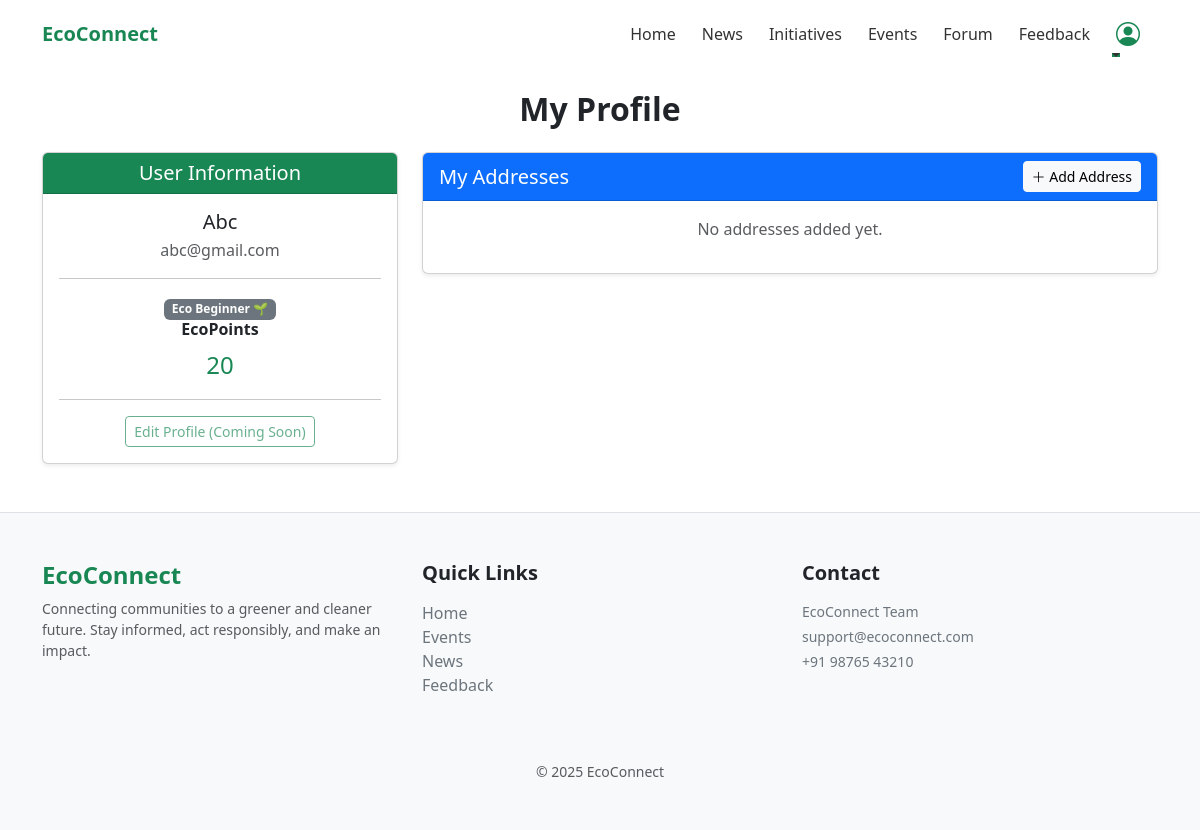
The app's page /users/profile/ (signed in) with its own data.
### users/models.py (models this page shows, shortened)
class CustomUser(AbstractUser):
    eco_points = models.IntegerField(default=0)

### users/views.py (the view)
# urls.py: path('profile/',views.profile,name='profile'),
@login_required
def profile(request):
    return render(request, 'profile.html', {
        'user': request.user,
        'eco_points': request.user.eco_points,
        'addresses': request.user.addresses.all(),
    })

### users/templates/profile.html
{% extends 'base.html' %} {% load static %} {% block content %}
<div class="container mt-5">
  <h2 class="fw-bold text-center mb-4">My Profile</h2>
  <div class="row g-4">
    <div class="col-md-4">
      <div class="card shadow-sm">
        <div class="card-header bg-success text-white text-center">
          <h5 class="mb-0">User Information</h5>
        </div>
        <div class="card-body text-center">
          <h5 class="mb-1">{{ user.username }}</h5>
          <p class="text-muted mb-1">{{ user.email }}</p>
          <hr />
          {% if request.user.eco_points >= 100 %}
          <span class="badge bg-success">Eco Champion 🌳</span>
          {% elif request.user.eco_points >= 50 %}
          <span class="badge bg-primary">Green Warrior 🌿</span>
          {% else %}
          <span class="badge bg-secondary">Eco Beginner 🌱</span>
          {% endif %}
          <h6 class="fw-bold">EcoPoints</h6>
          <p class="fs-4 text-success">{{ user.eco_points }}</p>
          <hr />
          <a href="#" class="btn btn-outline-success btn-sm disabled">
            Edit Profile (Coming Soon)
          </a>
        </div>
      </div>
    </div>
    <div class="col-md-8">
      <div class="card shadow-sm">
        <div
          class="card-header bg-primary text-white d-flex justify-content-between align-items-center"
        >
          <h5 class="mb-0">My Addresses</h5>
          <a href="{% url 'add_address' %}" class="btn btn-light btn-sm">
            <i class="bi bi-plus-lg"></i> Add Address
          </a>
        </div>
        <div class="card-body">
          {% if addresses %} {% for addr in addresses %}
          <div class="border rounded p-3 mb-3">
            <div class="d-flex justify-content-between align-items-start">
              <div>
                <h6 class="fw-bold mb-1">{{ addr.full_name }}</h6>
                <p class="mb-0">{{ addr.house }}, {{ addr.street }}</p>
                <p class="mb-0">
                  {{ addr.city }}, {{ addr.state }} - {{ addr.pincode }}
                </p>
                <p class="text-muted small mb-1">Phone: {{ addr.phone }}</p>
                {% if addr.is_default %}
                <span class="badge bg-success">Default</span>
                {% endif %}
              </div>
              <div>
                <a
                  href="{% url 'edit_address' addr.id %}"
                  class="btn btn-sm btn-outline-primary mb-1"
                >
                  Edit
                </a>
                <form
                  action="{% url 'delete_address' addr.id %}"
                  method="POST"
                  style="display: inline"
                >
                  {% csrf_token %}
                  <button
                    class="btn btn-sm btn-outline-danger"
                    onclick="return confirm('Delete this address?')"
                  >
                    Delete
                  </button>
                </form>
              </div>
            </div>
          </div>
          {% endfor %} {% else %}
          <p class="text-muted text-center">No addresses added yet.</p>
          {% endif %}
        </div>
      </div>
    </div>
  </div>
</div>
{% endblock %}

### records on screen
CustomUser: username "Abc", email "abc@gmail.com", eco_points "20"
